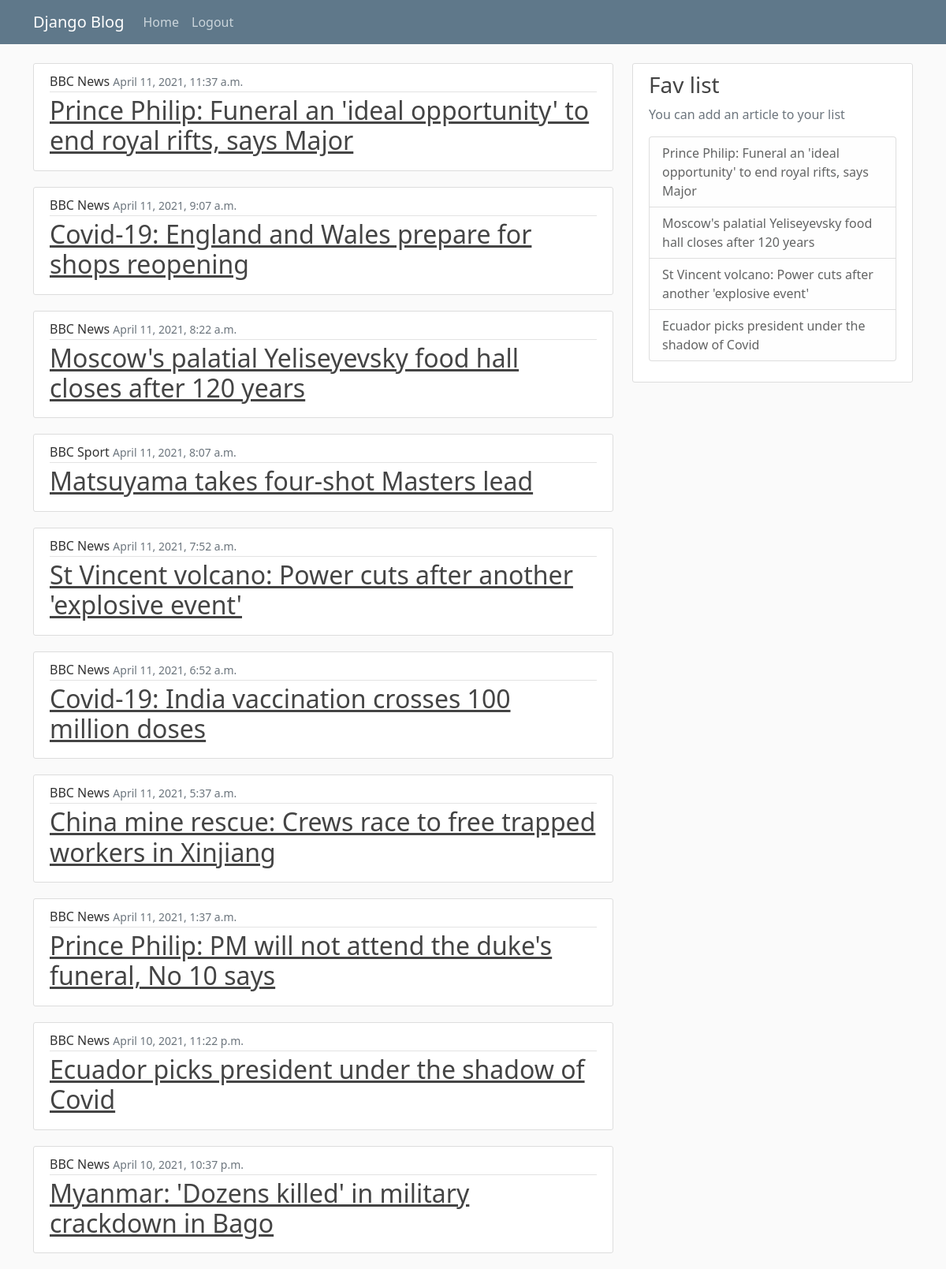
The page / (signed in) on the database its author committed.
### news/models.py (models this page shows, shortened)
class Article(models.Model):
    title = models.CharField(max_length=150)
    description = models.TextField()
    date_posted = models.DateTimeField()
    author = models.CharField(max_length=70)
    image_url = models.URLField()
    slug = models.SlugField()
    likes = models.ManyToManyField("users.User", related_name= 'blog_posts')

### news/views.py (the view)
# urls.py: path('', views.index, name='articels-home'),
def index (request):
    articles = Article.objects.all().prefetch_related('likes')
    likes_list=[]
    for a in articles:
        a.is_liked = (request.user in a.likes.all())
        if a.is_liked:
            likes_list.append(a.title)
    if articles.count() < 5:
        articles = get_articles()
    return render(request, 'news/index.html',context={"articles":articles, "fav":likes_list})

### news/templates/news/index.html
{% extends "news/base.html" %}
{% block content %}
    {% for a in articles %}
       <article class="media content-section">
          <div class="media-body">
            <div class="article-metadata">
              <span class="mr-2">{{ a.author }}</span>
              <small class="text-muted">{{ a.date_posted }}</small>
            </div>
            <h2><a class="article-title" href="{% url 'article-detail' a.id %}">{{ a.title }}</a></h2>
          </div>
        </article>
    {% endfor %}
{% endblock content %}
{% block list %}
   {% for f in fav %}
      <li class="list-group-item list-group-item-light">{{f}}</li>
    {% endfor %}
{% endblock list %}

### news/static/news/main.css (style rules this page uses)
body { background: #fafafa; color: #333333; margin-top: 5rem; }
h1, h2, h3, h4, h5, h6 { color: #444444; }
.content-section { background: #ffffff; padding: 10px 20px; border: 1px solid #dddddd; border-radius: 3px; margin-bottom: 20px; }
.article-title { color: #444444; }
.article-metadata { padding-bottom: 1px; margin-bottom: 4px; border-bottom: 1px solid #e3e3e3 }

### rows shown on the page
Article: author "BBC News", date_posted "April 11, 2021, 11:37 a.m.", title "Prince Philip: Funeral an 'ideal opportunity' to end royal rifts, says Major", fav "Prince Philip: Funeral an 'ideal opportunity' to end royal rifts, says Major"
Article: author "BBC News", date_posted "April 11, 2021, 9:07 a.m.", title "Covid-19: England and Wales prepare for shops reopening"
Article: author "BBC News", date_posted "April 11, 2021, 8:22 a.m.", title "Moscow's palatial Yeliseyevsky food hall closes after 120 years", fav "Moscow's palatial Yeliseyevsky food hall closes after 120 years"
Article: author "BBC Sport", date_posted "April 11, 2021, 8:07 a.m.", title "Matsuyama takes four-shot Masters lead"
Article: author "BBC News", date_posted "April 11, 2021, 7:52 a.m.", title "St Vincent volcano: Power cuts after another 'explosive event'", fav "St Vincent volcano: Power cuts after another 'explosive event'"
Article: author "BBC News", date_posted "April 11, 2021, 6:52 a.m.", title "Covid-19: India vaccination crosses 100 million doses"
Article: author "BBC News", date_posted "April 11, 2021, 5:37 a.m.", title "China mine rescue: Crews race to free trapped workers in Xinjiang"
Article: author "BBC News", date_posted "April 11, 2021, 1:37 a.m.", title "Prince Philip: PM will not attend the duke's funeral, No 10 says"
Article: author "BBC News", date_posted "April 10, 2021, 11:22 p.m.", title "Ecuador picks president under the shadow of Covid", fav "Ecuador picks president under the shadow of Covid"
Article: author "BBC News", date_posted "April 10, 2021, 10:37 p.m.", title "Myanmar: 'Dozens killed' in military crackdown in Bago"
